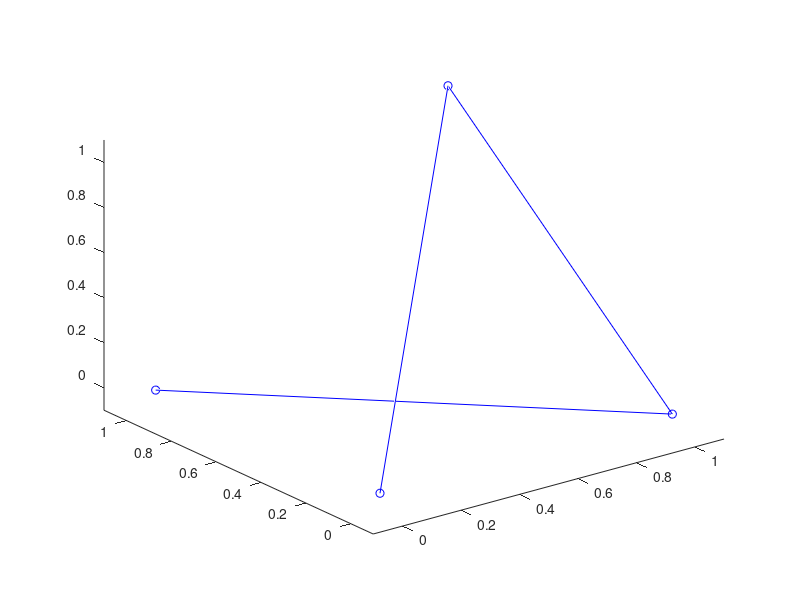

The MATLAB source for this figure: (Note: this script raises an error after producing the figure.)
function RobotPath3D
% Renaissance Repository, https://github.com/tbewley/RR/tree/main/RR_chap12
% Copyright 2024 by Thomas Bewley, distributed under BSD 3-Clause License. 

U=2;                  % target forward velocity (MKS units)
ell=.1;               % look ahead distance (increase for smoother, sloppier response)
p=[0 1 1 0;           % desired trajectory  (straight segments: columns are {x,y,z}  )
   0 1 0 1;
   0 1 0 0];
n=size(p,2);          % number of points on desired trajectory
k=2;                  % inital target point on trajectory
x=[0;.2;0;0;1;0];     % initial state x=[r_1,r_2,r_3,v_1,v_2,v_3] (r=position, v=velocity)
h=.1;  t=0;           % timestep and initial time for time-marching algorithm

close all; plot3(p(1,:),p(2,:),p(3,:),'bo-'); hold on; axis([-.1 1.1 -.1 1.1 -.1 1.1]);

for i=1:1000
  r=x(1:3); v=x(4:6);
  s0=p(:,k)-p(:,k-1); s0=s0/norm(s0);   % Unit vector along current trajectory segment
  c0=p(:,k-1)-((p(:,k-1)-r)'*s0)*s0;    % Closest point on current segment to robot
  if (norm(p(:,k)-c0)<ell), check=true, else, check=false; end
  if (check & k<n)
    s1=p(:,k+1)-p(:,k); s1=s1/norm(s1); % Unit vector along next trajectory segment.
    c1=p(:,k)-((p(:,k)-r)'*s1)*s1;      % Closest point on next segment to robot.
  end
  if     (check & k<n  & norm(r-c0)>norm(r-c1)), k=k+1; % Handle c0 passing p(:,k) for k<n
  elseif (check & k==n & (c0-p(:,n))'*s0>0),     break  % Handle c0 passing p(:,n)
  else                                                  % Handle other cases
    g=c0+ell*s0;                         % Goal point (ell meters ahead on current segment)
    if (check & (g-p(:,k))'*s0>0),       % Handle g passing p(:,k)
      g=p(:,k)+(ell-norm(p(:,k)-c0))*s1; %   [goal point moves over to next segment]
    end
    om=cross(r,g-x);
    if (norm(om)>1e-6)
      d=norm(g-x(1:3));       % Distance from robot's current location to goal point.
      delta1=(g(1)-x(1))*sin(x(3))-(g(2)-x(2))*cos(x(3)); % Lateral distance to be moved when
                               % advancing from robot's current location to the goal point,
                               % in the plane of projection to the local trajectory
        

      gamma1=2*delta1/d^2;     % 1/gamma1 = radius of curvature required to intercept goal in plane 1
      om=gamma1/U;             % turn rate required to turn at desired radius
    end
    
    plot3(x(1),x(2),x(3),'rx'); plot3(g(1),g(2),g(3),'gx'); pause(0.01);

    f1=RHS(x,U,om);        f2=RHS(x+h*f1/2,U,om);         % Simulate system with RK4
    f3=RHS(x+h*f2/2,U,om); f4=RHS(x+h*f3,U,om);
    x=x+h*(f1/6+(f2+f3)/3+f4/6); t=t+h;
  end
end

end % function RobotPath
%%%%%%%%%%%%%%%%%%%%%%%%%%%%%%%%%%%%%%%%%%%%%%%%%%%%%%%%%%%%%%%%%%%%%%%%%%%%%%%%%%%%%%%%%%%
function rhs=RHS(x,U,om)      % Auxiliary function used by RK4 routine
v=x(4:6); v=v*U/norm(v);      % The scalar U is the speed, vector om is the rotation rate
rhs=[v(1);v(2);v(3); om(2)*v(3)-om(3)*v(2); om(3)*v(1)-om(1)*v(3); om(1)*v(2)-om(2)*v(1)];
end % function RHS
